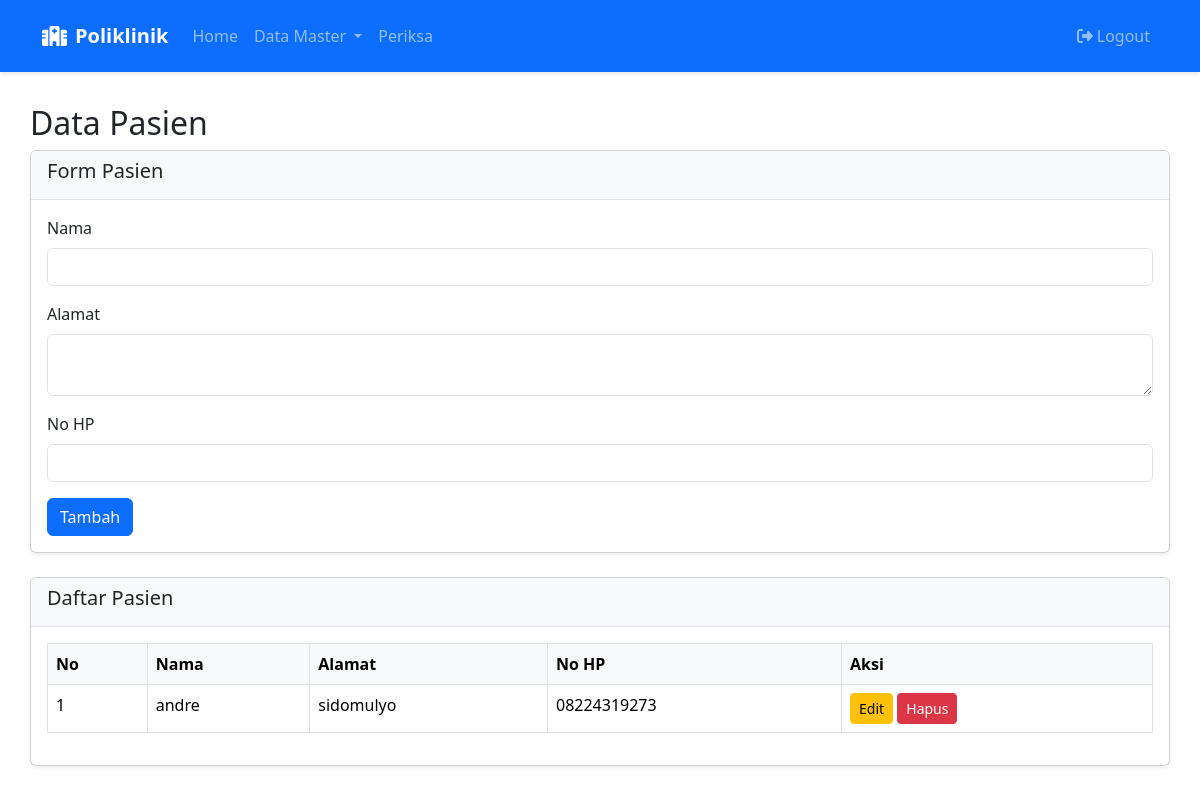
The app's page /index.php?page=pasien.php (signed in) with its own data.
### tables this page shows
CREATE TABLE `pasien` (
  `id` int(11) NOT NULL,
  `nama` varchar(100) NOT NULL,
  `alamat` text DEFAULT NULL,
  `no_hp` varchar(15) DEFAULT NULL,
  `created_at` timestamp NOT NULL DEFAULT current_timestamp()
);

### pasien.php (the view, shortened to what this page needs)
<?php
include 'koneksi.php';
$query = "SELECT * FROM pasien";
$result = mysqli_query($koneksi, $query);
?>
<h2>Data Pasien</h2>
<div class="card mb-4">
    <div class="card-header">
        <h5>Form Pasien</h5>
    </div>
    <div class="card-body">
        <form method="POST">
            <div class="mb-3">
                <label class="form-label">Nama</label>
                <input type="text" class="form-control" name="nama" value="<?= isset($edit_data) ? $edit_data['nama'] : '' ?>" required>
            </div>
            <div class="mb-3">
                <label class="form-label">Alamat</label>
                <textarea class="form-control" name="alamat" required><?= isset($edit_data) ? $edit_data['alamat'] : '' ?></textarea>
            </div>
            <div class="mb-3">
                <label class="form-label">No HP</label>
                <input type="text" class="form-control" name="no_hp" value="<?= isset($edit_data) ? $edit_data['no_hp'] : '' ?>" required>
            </div>
            <?php if(isset($_GET['edit'])): ?>
                <button type="submit" name="update" class="btn btn-warning">Update</button>
            <?php else: ?>
                <button type="submit" name="tambah" class="btn btn-primary">Tambah</button>
            <?php endif; ?>
        </form>
    </div>
</div>
<div class="card">
    <div class="card-header">
        <h5>Daftar Pasien</h5>
    </div>
    <div class="card-body">
        <table class="table table-bordered">
            <thead>
                <tr>
                    <th>No</th>
                    <th>Nama</th>
                    <th>Alamat</th>
                    <th>No HP</th>
                    <th>Aksi</th>
                </tr>
            </thead>
            <tbody>
                <?php
                $no = 1;
                while($row = mysqli_fetch_assoc($result)) {
                    echo "<tr>";
                    echo "<td>".$no++."</td>";
                    echo "<td>".$row['nama']."</td>";
                    echo "<td>".$row['alamat']."</td>";
                    echo "<td>".$row['no_hp']."</td>";
                    echo "<td>
                            <a href='index.php?page=pasien.php&edit=".$row['id']."' class='btn btn-warning btn-sm'>Edit</a>
                            <a href='index.php?page=pasien.php&hapus=".$row['id']."' class='btn btn-danger btn-sm' onclick='return confirm(\"Yakin ingin menghapus?\")'>Hapus</a>
                          </td>";
                    echo "</tr>";
                }
                ?>
            </tbody>
        </table>
    </div>
</div>

### index.php (style rules this page uses)
.card { margin-bottom: 1.5rem; box-shadow: 0 0.125rem 0.25rem rgba(0,0,0,.075); }
.card-header { background-color: #f8f9fa; border-bottom: 1px solid #dee2e6; }
.table th { background-color: #f8f9fa; }

### records on screen
pasien: nama "andre", alamat "sidomulyo", no_hp "08224319273"
